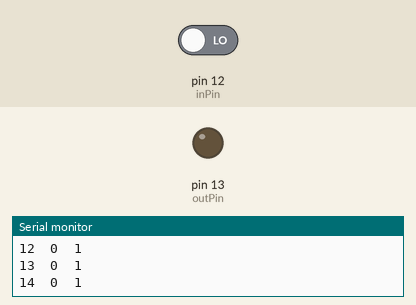
Bench run of a sketch on a simulated Arduino Uno, built with avr-gcc and run on an emulated ATmega328P. Parts: output pins drawn as LEDs (lit = HIGH), the last lines printed to the serial monitor. Dashed ring = blinking. The inputs (shaded band) are chosen by the test bench; at power-on: pin 12 (inPin) LOW.

Above: at 1.2 s.
1.3 s: pin 12 (inPin) driven HIGH
At 1.8 s:
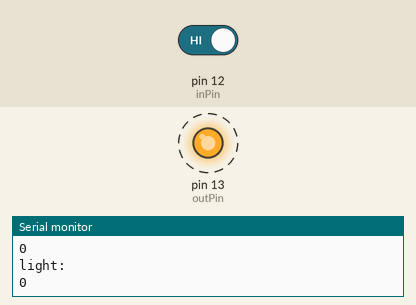
Timing chart, 0 to 10.3 s (numbered marks = the images above; inputs shaded):
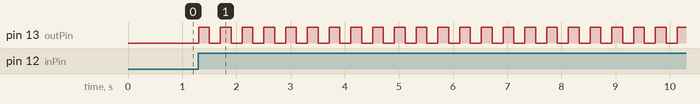

The sketch:

flashing_diodes_with_switch_button.ino
```cpp
int val = 0;
int i = 1;
int inPin = 12;
int outPin = 13;
boolean light = false;
boolean running = false;

void setup() {
  Serial.begin(9600);           // set up Serial library at 9600 bps
 pinMode(outPin, OUTPUT);
 pinMode(inPin, INPUT);
}

void loop() {
  if(i==50) i=1;
  if(i==1){
    Serial.println("running:");
    Serial.println(running);
    Serial.println("light:");
    Serial.println(light);
    if(light && running)
      digitalWrite(outPin, HIGH);
    else
      digitalWrite(outPin, LOW);
    light = !light;
  }
  val = digitalRead(inPin);
  if(val == HIGH){
    running = !running;
    if(light && running)
      digitalWrite(outPin, HIGH);
    else
      digitalWrite(outPin, LOW);
    delay(200);
    i=0;
  }
  i++;
  Serial.println(String(i) + "  " + String(running) + "  " + String(light));
}
```

Measured:
- after the input at 1.3 s, pin 13 (outPin): alternates HIGH for 0.20 s and LOW for 0.20 s, starting at once
